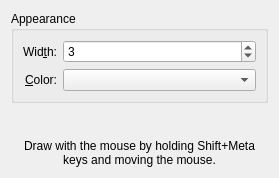
<?xml version="1.0" encoding="UTF-8"?>
<ui version="4.0">
 <class>KWin::MouseMarkEffectConfigForm</class>
 <widget class="QWidget" name="KWin::MouseMarkEffectConfigForm">
  <property name="geometry">
   <rect>
    <x>0</x>
    <y>0</y>
    <width>279</width>
    <height>178</height>
   </rect>
  </property>
  <layout class="QVBoxLayout">
   <item>
    <widget class="QGroupBox" name="groupBox">
     <property name="title">
      <string>Appearance</string>
     </property>
     <layout class="QGridLayout" name="gridLayout">
      <item row="1" column="0">
       <widget class="QLabel" name="label">
        <property name="text">
         <string>Wid&amp;th:</string>
        </property>
        <property name="alignment">
         <set>Qt::AlignRight|Qt::AlignTrailing|Qt::AlignVCenter</set>
        </property>
        <property name="buddy">
         <cstring>kcfg_LineWidth</cstring>
        </property>
       </widget>
      </item>
      <item row="2" column="0">
       <widget class="QLabel" name="label_2">
        <property name="text">
         <string>&amp;Color:</string>
        </property>
        <property name="alignment">
         <set>Qt::AlignRight|Qt::AlignTrailing|Qt::AlignVCenter</set>
        </property>
        <property name="buddy">
         <cstring>kcfg_Color</cstring>
        </property>
       </widget>
      </item>
      <item row="2" column="1">
       <widget class="KColorCombo" name="kcfg_Color">
        <property name="sizePolicy">
         <sizepolicy hsizetype="Expanding" vsizetype="Fixed">
          <horstretch>0</horstretch>
          <verstretch>0</verstretch>
         </sizepolicy>
        </property>
       </widget>
      </item>
      <item row="1" column="1">
       <widget class="QSpinBox" name="kcfg_LineWidth">
        <property name="minimum">
         <number>1</number>
        </property>
        <property name="maximum">
         <number>10</number>
        </property>
        <property name="value">
         <number>3</number>
        </property>
       </widget>
      </item>
     </layout>
    </widget>
   </item>
   <item>
    <widget class="KShortcutsEditor" name="editor">
      <property name="actionTypes">
        <enum>KShortcutsEditor::GlobalAction</enum>
      </property>
    </widget>
   </item>
   <item>
    <widget class="QLabel" name="label_3">
     <property name="text">
      <string>Draw with the mouse by holding Shift+Meta keys and moving the mouse.</string>
     </property>
     <property name="alignment">
      <set>Qt::AlignCenter</set>
     </property>
     <property name="wordWrap">
      <bool>true</bool>
     </property>
    </widget>
   </item>
  </layout>
 </widget>
 <customwidgets>
  <customwidget>
   <class>KColorCombo</class>
   <extends>QComboBox</extends>
   <header>kcolorcombo.h</header>
  </customwidget>
  <customwidget>
   <class>KShortcutsEditor</class>
   <extends>QWidget</extends>
   <header>kshortcutseditor.h</header>
   <container>1</container>
  </customwidget>
 </customwidgets>
 <resources/>
 <connections/>
</ui>
